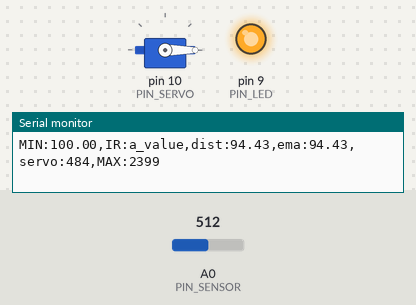
This sketch was run on a simulated Arduino Uno, built with avr-gcc and run on an emulated ATmega328P. Parts: servo, output pins drawn as LEDs (lit = HIGH), the last lines printed to the serial monitor. Inputs (shaded band) come from the test bench; at power-on: A0 (PIN_SENSOR) = 512.

Above: at 1.2 s.
1.3 s: A0 (PIN_SENSOR) set to 500
2.8 s: A0 (PIN_SENSOR) set to 481
At 4.1 s:
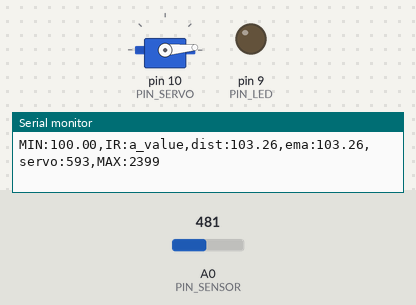
4.6 s: A0 (PIN_SENSOR) set to 306
At 6.8 s:
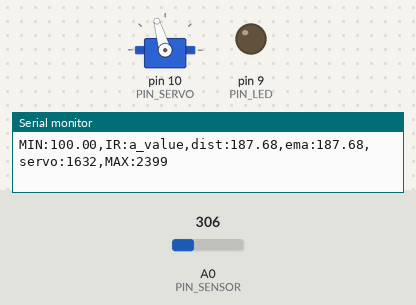
7.6 s: A0 (PIN_SENSOR) set to 240
At 8.3 s:
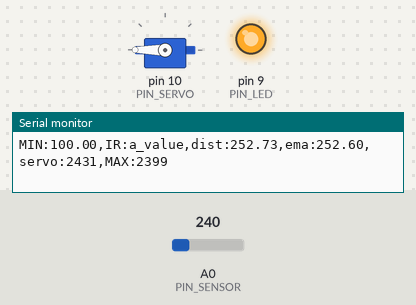
10.6 s: A0 (PIN_SENSOR) set to 716
At 11.1 s:
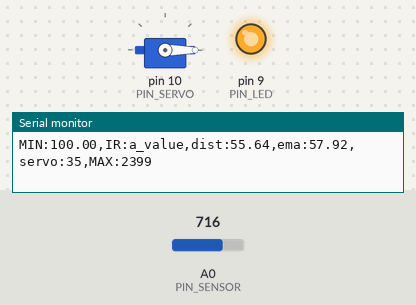
12.2 s: A0 (PIN_SENSOR) set to 90
At 12.8 s:
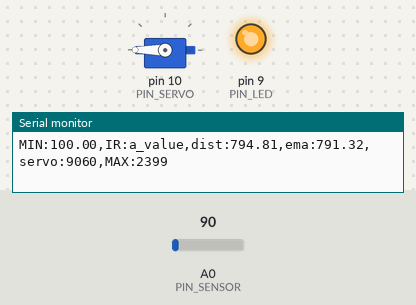
Timing chart, 0 to 14.7 s (numbered marks = the images above; inputs shaded):
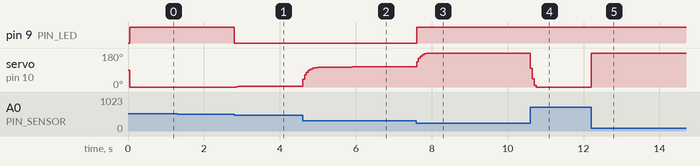

Measured:
- the behaviour switches between 493 and 492 on A0 (PIN_SENSOR) (found by bisection; images 0 and 1)
- after the input at 2.8 s, pin 9 (PIN_LED): HIGH → LOW at once; servo on pin 10 (PIN_SERVO): 0° → 4° after 0.05 s, → 5° 0.30 s later
- after the input at 4.6 s, servo on pin 10 (PIN_SERVO): moves from 5° to 106° over 1.3 s, starting at once
- after the input at 7.6 s, pin 9 (PIN_LED): LOW → HIGH at once; servo on pin 10 (PIN_SERVO): 106° → 180° at once
- after the input at 10.6 s, servo on pin 10 (PIN_SERVO): 180° → 0° at once
- after the input at 12.2 s, servo on pin 10 (PIN_SERVO): 0° → 180° at once

The sketch:

17_example_1.ino
```cpp
#include <Servo.h>

// Arduino pin assignment

#define PIN_POTENTIOMETER 3 // Potentiometer at Pin A3
#define PIN_SERVO 10
#define PIN_SENSOR 0
#define PIN_LED 9

#define _DUTY_MIN 553  // servo full clock-wise position (0 degree)
#define _DUTY_NEU 1476 // servo neutral position (90 degree)
#define _DUTY_MAX 2399 // servo full counter-clockwise position (180 degree)

#define _DIST_MIN 100.0
#define _DIST_MAX 250.0

#define LOOP_INTERVAL 50
#define _EMA_ALPHA 0.2

float dist_raw;
float dist_prev = _DIST_MIN;
float dist_ema;

Servo myservo;
unsigned long last_loop_time;

void setup()
{
  myservo.attach(PIN_SERVO);
  pinMode(PIN_LED, OUTPUT);
  myservo.writeMicroseconds(_DUTY_NEU);

  Serial.begin(1000000);
}

void loop()
{
  unsigned long time_curr = millis();
  int a_value, duty;
  float deg;


  // wait until next event time
  if (time_curr < (last_loop_time + LOOP_INTERVAL))
    return;
  last_loop_time += LOOP_INTERVAL;

  a_value = analogRead(PIN_SENSOR);

  dist_raw = (6762.0/(a_value-9)-4.0)*10.0;

  dist_ema =  _EMA_ALPHA * dist_raw + (1 - _EMA_ALPHA) * dist_ema;

  deg = 1846/15 * (dist_prev - 10) + 553;

  if ( dist_raw < _DIST_MIN ){
  myservo.writeMicroseconds(553);
  dist_prev = dist_raw;
  digitalWrite(PIN_LED, 1); }

  else if ( _DIST_MAX < dist_raw ){
  myservo.writeMicroseconds(2399);
  dist_prev = dist_raw;
  digitalWrite(PIN_LED, 1);
  }

  else {
  myservo.writeMicroseconds(deg);
  digitalWrite(PIN_LED, 0);
  dist_prev = dist_raw;}


  // we need EMA filter here !!!
  dist_ema =  _EMA_ALPHA * dist_raw + (1 - _EMA_ALPHA) * dist_ema;

  // map distance into duty
  duty = 923.0 / 75.0 * dist_ema - 2033.0 / 3.0;
  myservo.writeMicroseconds(duty);

  // print IR sensor value, distnace, duty !!!
 Serial.print("MIN:");  Serial.print(_DIST_MIN);
 Serial.print(",IR:"); Serial.print("a_value");
 Serial.print(",dist:"); Serial.print(dist_raw);
 Serial.print(",ema:"); Serial.print(dist_ema);
 Serial.print(",servo:"); Serial.print(duty);
 Serial.print(",MAX:"); Serial.print(_DUTY_MAX);
 Serial.println("");


}
```
